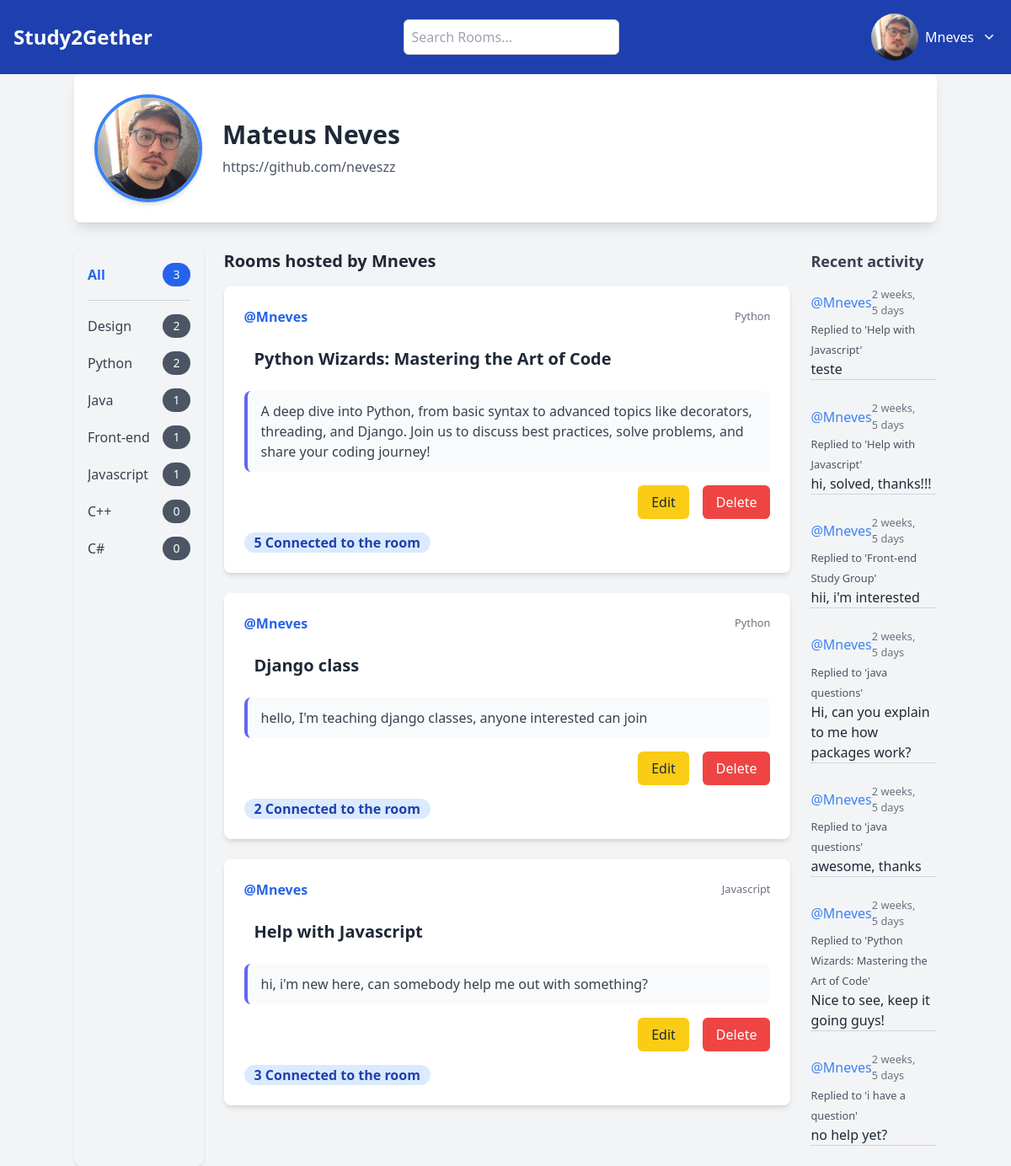
Page /profile/1/ on the committed database.
### base/models.py (models this page shows, shortened)
class User(AbstractUser):
    name = models.CharField(max_length=255, null=True)
    email = models.EmailField(max_length=255, null=True, unique=True)
    bio = models.TextField(null=True)
    avatar = models.ImageField(null=True, default="avatar.png")
    USERNAME_FIELD = "email"
    REQUIRED_FIELDS = []
    pass

class Topic(models.Model):
    name = models.CharField(max_length=255)
    def __str__(self):
        return self.name

class Rooms(models.Model):
    host = models.ForeignKey(User, on_delete=models.SET_NULL, null=True)
    topic = models.ForeignKey(Topic, on_delete=models.SET_NULL, null=True)
    name = models.CharField(max_length=255)
    participants = models.ManyToManyField(User, related_name='participants', blank=True)
    description = models.TextField(null=True, blank=True)
    updated = models.DateTimeField(auto_now=True)
    created = models.DateTimeField(auto_now_add=True)
    class Meta:
        ordering = ['-updated', '-created']
    def __str__(self):
        return self.name

class Message(models.Model):
    user = models.ForeignKey(User, on_delete=models.CASCADE)
    room = models.ForeignKey(Rooms, on_delete=models.CASCADE)
    body = models.TextField()
    updated = models.DateTimeField(auto_now=True)
    created = models.DateTimeField(auto_now_add=True)

### base/views.py (the view)
# urls.py: path('profile/<str:pk>/', views.userProfile, name='user_profile'),
def userProfile(request, pk):
    perfil = True
    user = User.objects.get(pk=pk)
    rooms = user.rooms_set.all()
    room_messages = user.message_set.all()
    topics = Topic.objects.all()
    room_count = rooms.count()
    context = {'user':user, 'rooms':rooms, 'room_messages':room_messages, 'topics':topics, 'room_count':room_count, 'perfil':perfil}
    return render(request,'profile.html', context)

### templates/profile.html
{% extends "main.html" %}
{% block content %}
<div class="container mx-auto">
    <div class="bg-white p-6 rounded-lg shadow-lg flex items-center space-x-6">
        <img src="{{ user.avatar.url }}" alt="Profile Picture" class="w-32 h-32 rounded-full object-cover border-4 border-blue-500 shadow-md">
        <div>
            <h1 class="text-3xl font-bold text-gray-800">{{ user.name|title }}</h1>
            <p class="text-gray-600 mt-2">{{ user.bio }}</p>
        </div>
    </div>
    <div class="flex space-x-6 mt-8">
        <div class="w-2/12 bg-gray-100 p-4 rounded-lg shadow">
            {% include 'topics_component.html' %}
        </div>
        <div class="w-9/12">
            <h2 class="text-xl font-semibold text-gray-800 mb-4">Rooms hosted by {{ user.username }}</h2>
            {% include 'feed_component.html' %}
        </div>
        <div class="w-2/12">
            {% include 'activity_component.html' %}
        </div>
    </div>
</div>
{% endblock %}

### templates/navbar.html (shortened to what this page needs)
{% load static %}
<nav class="bg-blue-800 p-4 flex justify-between items-center text-white">
    <a href="{% url 'home' %}" class="text-2xl font-bold hover:text-gray-300">Study2Gether</a>
    <form class="flex items-center space-x-2" action="{% url 'home' %}" method="get">
        <input type="search" name="search" placeholder="Search Rooms..." class="w-64 p-2 rounded-md border border-gray-300 focus:outline-none focus:ring-2 focus:ring-blue-500 text-gray-800 bg-white">
    </form>
    {% if user.is_authenticated %}
        <div class="relative">
            <div class="flex items-center space-x-2">
                <a href="{% url 'user_profile' user.pk %}"><img src="{{ user.avatar.url }}" alt="Avatar" class="rounded-full w-14 h-14"></a>
                    <a href="{% url 'user_profile' user.pk %}"><span>{{ user.username|title }}</span></a>
                <button id="profileDropdownBtn" class="focus:outline-none">
                    <svg xmlns="http://www.w3.org/2000/svg" class="h-5 w-5" viewBox="0 0 20 20" fill="currentColor">
                        <path fill-rule="evenodd" d="M5.23 7.21a.75.75 0 011.06 0L10 10.94l3.71-3.73a.75.75 0 011.06 1.06l-4.24 4.25a.75.75 0 01-1.06 0L5.23 8.27a.75.75 0 010-1.06z" clip-rule="evenodd"/>
                    </svg>
                </button>
            </div>
        </div>
    {% else %}
        <div class="flex space-x-4">
            <a href="{% url 'login' %}" class="hover:text-gray-300">Login</a>
            <a href="{% url 'register' %}" class="hover:text-gray-300">Register</a>
        </div>
    {% endif %}
</nav>

### templates/topics_component.html
<ul class="space-y-4">
    <li class="flex justify-between items-center">
        <a href="{% url 'home' %}" class="text-blue-600 font-bold truncate">All</a>
        <span class="bg-blue-600 text-white rounded-full px-3 py-1 text-sm">{{ room_count }}</span>
    </li>
    <hr class="border-gray-300">
    {% for topic in topics %}
        <li class="flex justify-between items-center">
            <a href="{% url 'home' %}?search={{ topic.name }}" class="text-gray-700 truncate hover:underline">{{ topic }}</a>
            <span class="bg-gray-600 text-white rounded-full px-3 py-1 text-sm">{{ topic.rooms_set.all.count }}</span>
        </li>
    {% endfor %}
</ul>

### templates/feed_component.html (shortened to what this page needs)
<ul class="space-y-6">
    {% for room in rooms %}
        <li class="bg-white shadow-md rounded-lg p-6">
            <div class="flex items-center justify-between">
                <div class="flex items-center space-x-3">
                    <a href="{% url 'user_profile' room.host.pk %}" class="font-semibold text-blue-600 hover:underline">
                        @{{ room.host.username }}
                    </a>
                </div>
                <small class="text-gray-500">{{ room.topic }}</small>
            </div>
            <a href="{% url 'room' room.pk %}" class="block text-xl font-bold text-gray-800 mt-4 hover:bg-gray-100 rounded-md px-3 py-2 transition">
                {{ room.name }}
            </a>
            <p class="mt-4 text-gray-700 bg-gray-50 border-l-4 border-indigo-500 px-4 py-3 rounded-lg">
                <a href="{% url 'room' room.pk %}">{{ room.description|truncatewords:30 }}</a>
            </p>
            {% if user.is_authenticated and user.username == room.host.username %}
                <div class="mt-4 flex justify-end space-x-4">
                    <a href="{% url 'update_room' room.pk %}" class="bg-yellow-400 text-gray-800 px-4 py-2 rounded-md hover:bg-yellow-500">Edit</a>
                    <a href="{% url 'deleteroom' room.pk %}" class="bg-red-500 text-white px-4 py-2 rounded-md hover:bg-red-600">Delete</a>
                </div>
            {% endif %}
            <div class="mt-4">
                <span class="inline-block bg-blue-100 text-blue-800 px-3 py-0 rounded-full font-semibold">
                    {{ room.participants.count }} Connected to the room
                </span>
            </div>
        </li>
    {% endfor %}
</ul>

### templates/activity_component.html
{% block content %}
    <h3 class="text-lg font-semibold text-gray-700 mb-4">Recent activity</h3>
    {% for message in room_messages %}
    <div class="mb-6">
        <div class="flex justify-between items-center">
            <a href="{% url 'user_profile' message.user.pk %}" class="text-blue-500 hover:underline">@{{ message.user.username }}</a>
            <small class="text-gray-500">{{ message.created|timesince }}</small>
        </div>
        <small class="text-gray-600">Replied to '{{ message.room }}'</small>
        <p class="text-gray-800">{{ message.body|truncatewords:10 }}</p>
        <hr class="border-gray-300">
    </div>
    {% endfor %}
{% endblock %}

### static/styles/main.css (style rules this page uses)
body { background-color: aqua; }

### rows in the picture
User: avatar (picture), username "Mneves", name "Mateus Neves", bio "https://github.com/neveszz"
Topic: name "Design", rooms_set.all.count "2"
Topic: name "Python", rooms_set.all.count "2"
Topic: name "Java", rooms_set.all.count "1"
Topic: name "Front-end", rooms_set.all.count "1"
Topic: name "Javascript", rooms_set.all.count "1"
Topic: name "C++", rooms_set.all.count "0"
Topic: name "C#", rooms_set.all.count "0"
Rooms: host.username "Mneves", topic "Python", name "Python Wizards: Mastering the Art of Code", description "A deep dive into Python, from basic syntax to advanced topics like decorators, threading, and Django. Join us to discuss best practices, solve problems, and share your coding journey!", shows "Edit", participants.count "5"
Rooms: host.username "Mneves", topic "Python", name "Django class", description "hello, I'm teaching django classes, anyone interested can join", shows "Edit", participants.count "2"
Rooms: host.username "Mneves", topic "Javascript", name "Help with Javascript", description "hi, i'm new here, can somebody help me out with something?", shows "Edit", participants.count "3"
Message: user.username "Mneves", created "2 weeks, 5 days", room "Help with Javascript", body "teste"
Message: user.username "Mneves", created "2 weeks, 5 days", room "Help with Javascript", body "hi, solved, thanks!!!"
Message: user.username "Mneves", created "2 weeks, 5 days", room "Front-end Study Group", body "hii, i'm interested"
Message: user.username "Mneves", created "2 weeks, 5 days", room "java questions", body "Hi, can you explain to me how packages work?"
Message: user.username "Mneves", created "2 weeks, 5 days", room "java questions", body "awesome, thanks"
Message: user.username "Mneves", created "2 weeks, 5 days", room "Python Wizards: Mastering the Art of Code", body "Nice to see, keep it going guys!"
Message: user.username "Mneves", created "2 weeks, 5 days", room "i have a question", body "no help yet?"

### other values in the picture
{{ room_count }} "3"
